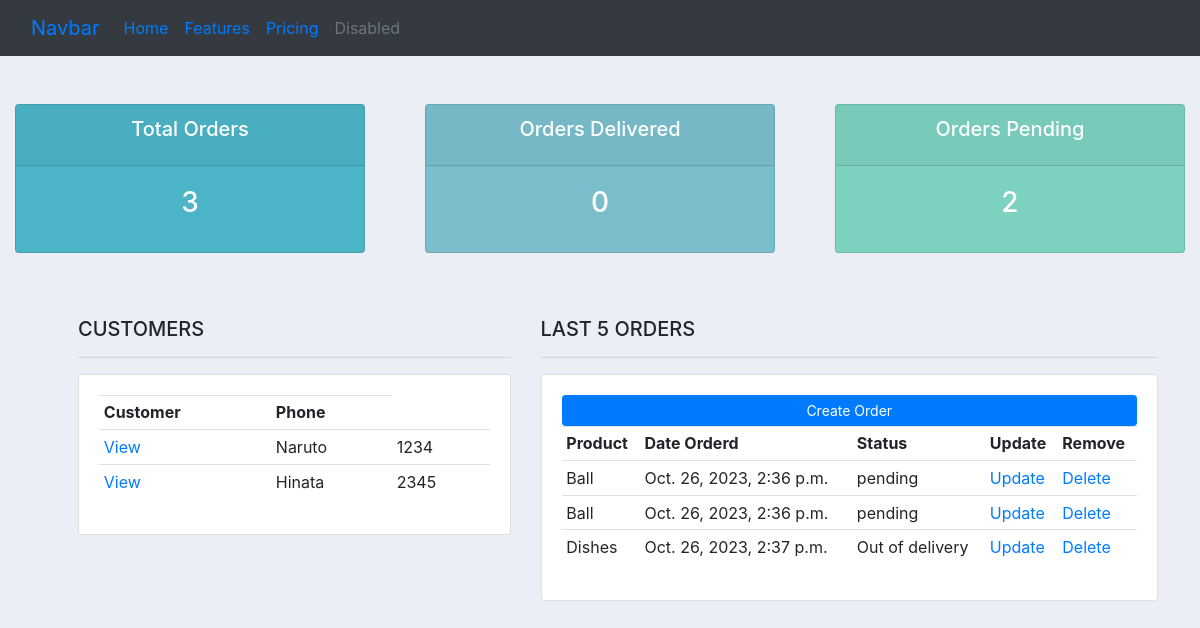
The app's page /, older data.
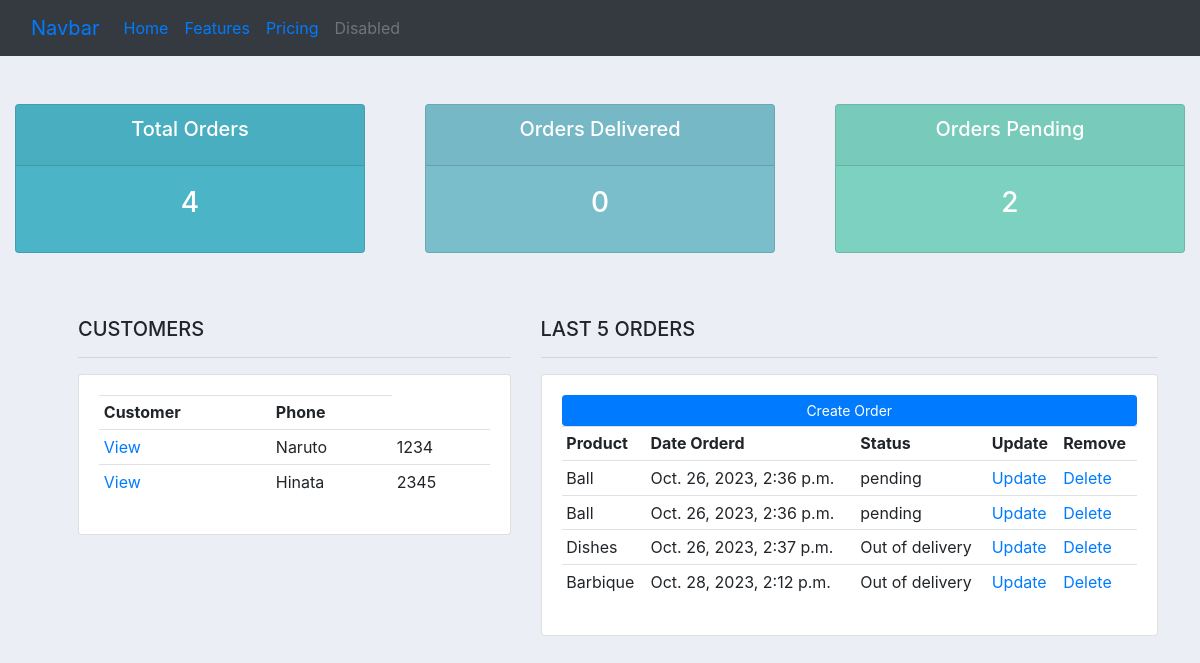
The same page, newer data.
### accounts/models.py (models this page shows, shortened)
class Customer(models.Model):
    name = models.CharField(max_length=10,null=True)
    phone = models.IntegerField(null=True)
    email = models.EmailField(null=True)
    date_created = models.DateTimeField(auto_now_add=True, null=True)

class Order(models.Model):
    STATUS = (('pending', 'pending'),
              ('Out of delivery','Out of delivery'),
              ('Deliverd','Deliverd'))
    Customer = models.ForeignKey(Customer,null=True,on_delete=models.SET_NULL)
    product = models.ForeignKey(Product,null=True,on_delete=models.SET_NULL)
    date_created = models.DateTimeField(auto_now_add=True, null=True)
    status = models.CharField(max_length=200,null=True,choices=STATUS)
    note = models.CharField(max_length=100,null=True)

class Product(models.Model):
    CATEGORY = (('Indoor', 'Indoor'),
    ('Out Door', 'Out Door'))
    name = models.CharField(max_length=100)
    price = models.FloatField(null=True)
    category = models.CharField(max_length=100,null=True,choices=CATEGORY)
    description = models.CharField(max_length=100)
    date_created = models.DateTimeField(auto_now_add=True, null=True)
    tags = models.ManyToManyField(Tag)
    def __str__(self):
        return self.name

### accounts/views.py (the view)
# urls.py: path('',views.main,name="main"),
def main(request):
    orders = Order.objects.all()
    customers = Customer.objects.all()
    total_customers = customers.count()
    total_orders = orders.count()
    delivered = orders.filter(status= 'Deliverd').count()
    pending = orders.filter(status= 'pending').count()
    context = {'orders':orders,'customers':customers,'total_customers':total_customers,'total_orders':total_orders,'delivered':delivered,'pending':pending}
    return render(request, 'accounts/dashboard.html',context)

### accounts/templates/accounts/dashboard.html
{% extends 'accounts/main.html' %}
{% block content %}
{% include 'accounts/status.html' %}
<div class="row container ml-5 mt-5">
  <div class="col-md-5">
    <h5>CUSTOMERS</h5>
    <hr />
    <div class="card card-body">
      <table class="table table-sm">
        <tr>
          <th>Customer</th>
          <th>Phone</th>
        </tr>
        {% for customer in customers %}
        <tr>
          <td><a href="{% url 'customer' customer.id %}">View</a></td>
          <td>{{customer.name}}</td>
          <td>{{customer.phone}}</td>
        </tr>
        {% endfor %}
      </table>
    </div>
  </div>
  <div class="col-md-7">
    <h5>LAST 5 ORDERS</h5>
    <hr />
    <div class="card card-body">
      <a href="" class="btn btn-primary btn-sm btn-block">Create Order</a>
      <table class="table table-sm">
        <tr>
          <th>Product</th>
          <th>Date Orderd</th>
          <th>Status</th>
          <th>Update</th>
          <th>Remove</th>
        </tr>
        {% for order in orders %}
        <tr>
          <td>{{order.product}}</td>
          <td>{{order.date_created}}</td>
          <td>{{order.status}}</td>
          <td><a href="{% url 'update_order' order.id %}">Update</a></td>
          <td><a href="{% url 'delete_order' order.id %}">Delete</a></td>
        </tr>
        {% endfor %}
      </table>
    </div>
  </div>
</div>
{% endblock %}

Row changes from the older to the newer data that the page shows:
added Order: product "Barbique", date_created "Oct. 28, 2023, 2:12 p.m.", status "Out of delivery"
Text that changed along with them:
{{ total_orders }}: "3" → "4"
